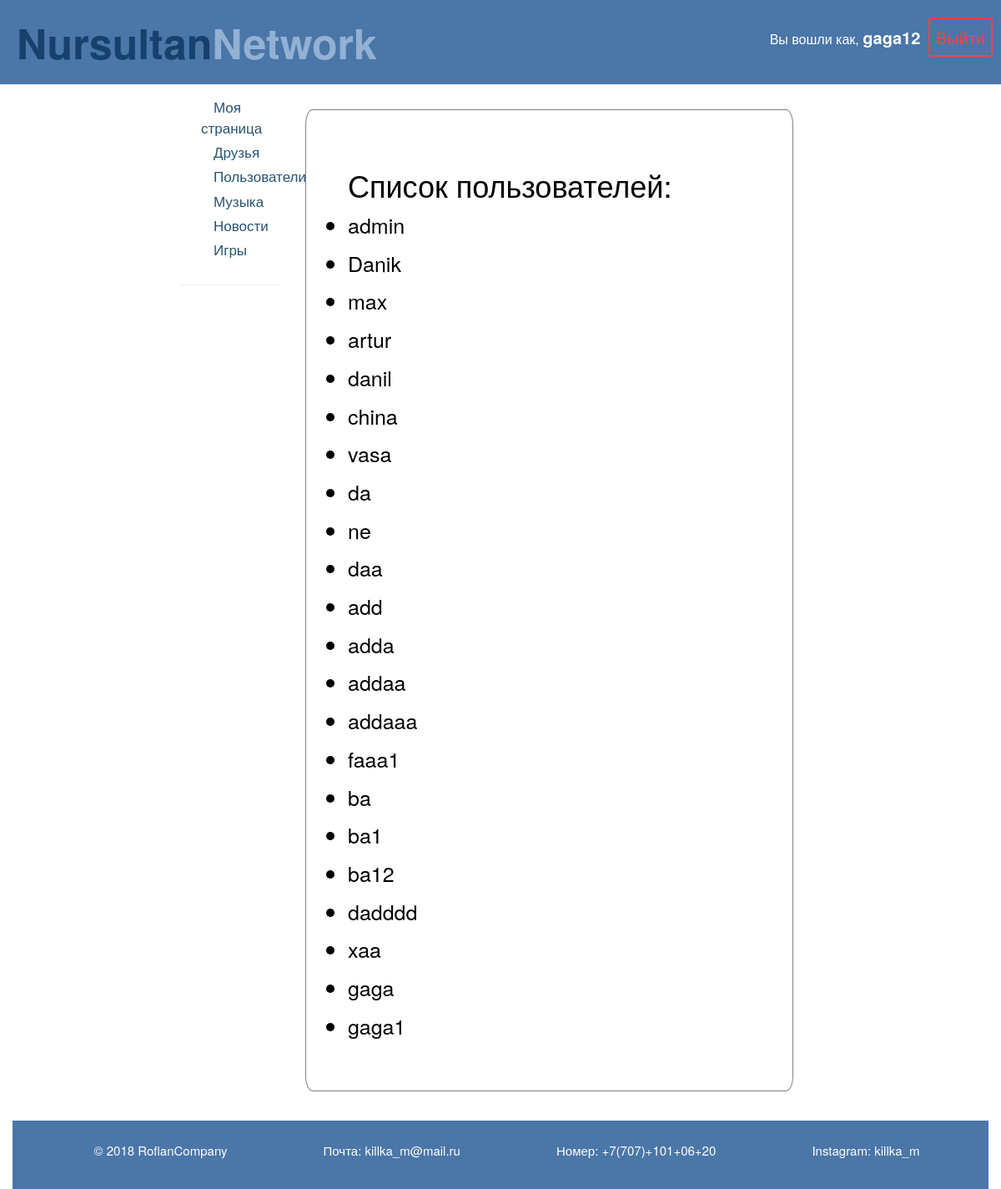
The app's page /users/ (signed in) with its own data.
### friends/models.py (models this page shows)
class Profile(models.Model):
    user = models.OneToOneField(settings.AUTH_USER_MODEL, on_delete=models.CASCADE)
    slug = models.SlugField()
    friends = models.ManyToManyField("Profile", blank=True)
    def __str__(self):
        return str(self.user.username)
    def get_absolute_url(self):
    	return "/users/{}".format(self.slug)

### friends/views.py (the view)
# urls.py: path('', views.users_list, name='list'),
def users_list(request):
	users = Profile.objects.exclude(user=request.user)
	context = {
		'users': users
	}
	return render(request, "friends/user_list.html", context)

### friends/templates/friends/user_list.html (shortened to what this page needs)
{% extends '../mysocial/base.html' %}
{% block content %}
<div class="users_container border">
<h1>Список пользователей:</h1>
<ul>
	{% for user_p in users %}
        {% if not user_p in friends %}
		<li style="font-size: 25px;">
			<a href="{{ user_p.get_absolute_url }}">{{ user_p }}</a>
		</li>
</ul>
<ul>
        {% else %}
        <li>
            <p>hshshshsh</p>
            <a href="{{ user_p.get_absolute_url }}">{{ friends }}</a>
        </li>
</ul>
        {% endif %}
{% endfor %}
</div>
{% endblock %}

### mysocial/templates/mysocial/base.html (shortened to what this page needs)
<html>
    <head>
        <link rel="stylesheet" href="//maxcdn.bootstrapcdn.com/bootstrap/3.2.0/css/bootstrap.min.css">
        <link rel="stylesheet" href="//maxcdn.bootstrapcdn.com/bootstrap/3.2.0/css/bootstrap-theme.min.css">
        {% load static %}
        <link rel="stylesheet" href="{% static 'css/css1.css' %}">
    </head>
    <body>
    <header>
        <div class="header">
        <div class="header__section">
            <div class="header__item headerlogo">
                <a style="text-decoration: none" href="/"><span style="color:#18406D;">Nursultan</span><span style="color:#92B1D3;">Network</span></a>
            </div>
				<div class="headerButton">
                    {% if user.is_authenticated %}
                    <div class="headerButton">
                        <p class="are_logged">Вы вошли как, <span class="are_logged_right">{{ user.get_username }}</span>
                    <a class='logo' href="/logout">Выйти</a>
                    {% else %}
                    <a class='regon' href="/login">Войти</a>
                    <a class='logi' href="/register">Регистрация</a>
                    {% endif %}
				</div>
		</div>
            </div>
    </header>
    <div class="container">
    <div class="art">
        <ul class="ssilki">
            <li><a href="/profile">Моя страница</a></li>
            <li><a href="/users/admin">Друзья</a></li>
			<li><a href="/users">Пользователи</a></li>
            <li><a href="/musicc">Музыка</a></li>
            <li><a href="/feed">Новости</a></li>
            <li><a href="/games">Игры</a></li>
        </ul>
		<hr>
    </div>
        <div class="content">
            {% block content %}
            {% endblock %}
        </div>
    <footer>
        <div class="footerp">
            <p>&copy; 2018 RoflanCompany</p>
            <p>Почта: killka_m@mail.ru</p>
            <p>Номер: +7(707)+101+06+20</p>
            <p>Instagram: killka_m</p>
        </div>
    </footer>
    </div>
</body>
</html>

### social/static/css/css1.css (style rules this page uses)
body { background-color: white; }
.art { display:flex; flex-flow: column ; width:10%; color:white; position: absolute; left:0; margin-left: 18%; margin-top: -20px; }
.art a { color: blue; margin-left: 15px; }
.content { display:flex; flex-flow: column ; width:50%; position: relative; margin-left: 30%; margin-top: -10px; }
.content a { color: #4a76a8; }
.ssilki { margin-top:30px; margin-left: 25px; height:100%; }
.ssilki a { color:#285473; text-decoration:none; }
.ssilki li { margin-top:5px; font-size: 17px; list-style-type: none; }
.container { width: 100%; height:100%; }
.header { width:100%; padding:10px; color: white; background-color: #4a76a8; }
.header__section { display:flex; align-items:center; background-color: #4a76a8; justify-content:space-between; }
.header__item { padding:5px; font-size:20px; margin-left:5px; }
.header__item a { color:white; }
.headerlogo { font-size:50px; font-weight: bold; color: Indigo; }
* { margin: 0; padding: 0; }
.content { min-height: calc(100vh - 80px); }
footer { margin-top: 35px; background-color: #4a76a8; font-size: 15px; width:100%; padding: 25px; }
.footerp { display:flex; flex-flow: row wrap; margin-left: 15px; color:white; justify-content:space-around; }
.headerButton a { text-decoration: none; font-size: 20px; margin-left: 5px; }
.logo { color:#FF4040; padding: 7px; border-radius: 5%; border:2px solid #FF4040; }
.friend_container h2, ul { color:black; }
.users_container { margin-top: 20px; color:black; padding: 50px; }
.users_container a { color:black; }
.are_logged { font-size: 16px; }
.are_logged_right { font-weight: bold; font-size: 20px; }
.border { border-style: solid; border-width: thin; border-color:gray; border-radius: 1.5%; }

### records on screen
Profile: user.username "admin"
Profile: user.username "Danik"
Profile: user.username "max"
Profile: user.username "artur"
Profile: user.username "danil"
Profile: user.username "china"
Profile: user.username "vasa"
Profile: user.username "da"
Profile: user.username "ne"
Profile: user.username "daa"
Profile: user.username "add"
Profile: user.username "adda"
Profile: user.username "addaa"
Profile: user.username "addaaa"
Profile: user.username "faaa1"
Profile: user.username "ba"
Profile: user.username "ba1"
Profile: user.username "ba12"
Profile: user.username "dadddd"
Profile: user.username "xaa"
Profile: user.username "gaga"
Profile: user.username "gaga1"

### other values on screen
{{ user.get_username }} "gaga12"
